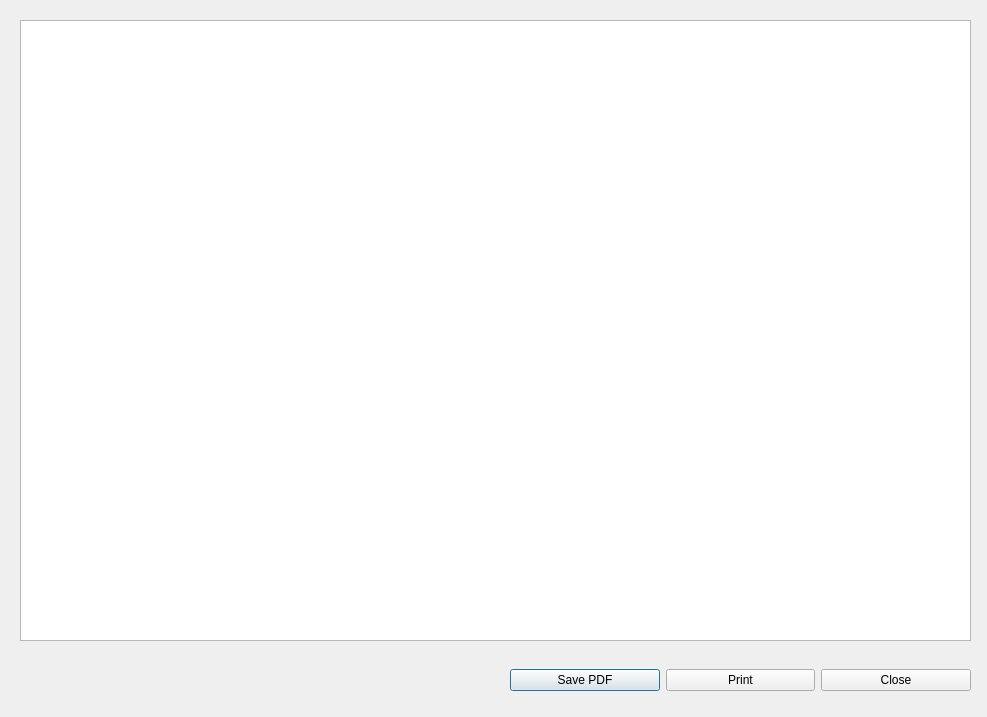
<?xml version="1.0" encoding="UTF-8"?>
<ui version="4.0">
 <class>CubeSatHelp</class>
 <widget class="QDialog" name="CubeSatHelp">
  <property name="geometry">
   <rect>
    <x>0</x>
    <y>0</y>
    <width>987</width>
    <height>717</height>
   </rect>
  </property>
  <property name="windowTitle">
   <string>Help on Cube Sat</string>
  </property>
  <widget class="QTextBrowser" name="display">
   <property name="geometry">
    <rect>
     <x>20</x>
     <y>20</y>
     <width>951</width>
     <height>621</height>
    </rect>
   </property>
  </widget>
  <widget class="QWidget" name="horizontalLayoutWidget">
   <property name="geometry">
    <rect>
     <x>510</x>
     <y>650</y>
     <width>461</width>
     <height>61</height>
    </rect>
   </property>
   <layout class="QHBoxLayout" name="horizontalLayout">
    <item>
     <widget class="QPushButton" name="save">
      <property name="text">
       <string>Save PDF</string>
      </property>
     </widget>
    </item>
    <item>
     <widget class="QPushButton" name="print">
      <property name="text">
       <string>Print</string>
      </property>
     </widget>
    </item>
    <item>
     <widget class="QPushButton" name="close">
      <property name="text">
       <string>Close</string>
      </property>
     </widget>
    </item>
   </layout>
  </widget>
 </widget>
 <resources/>
 <connections/>
</ui>
